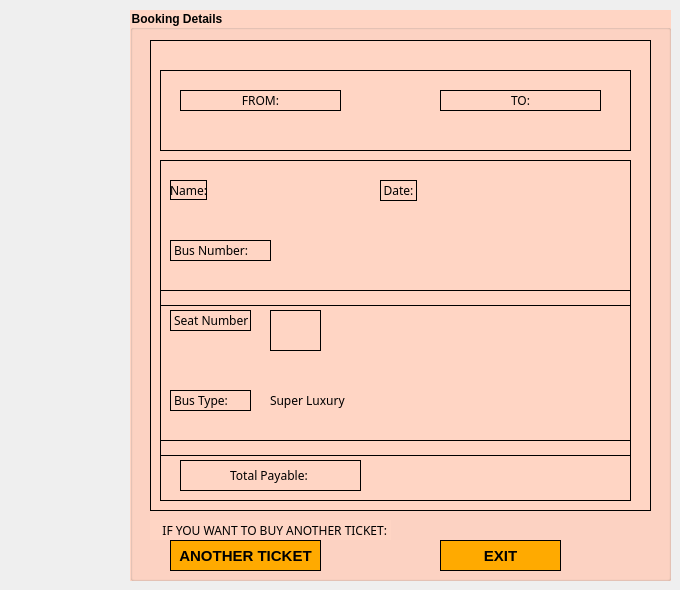
    <widget class="QWidget" name="page_7">
     <widget class="QGroupBox" name="groupBox_7">
      <property name="geometry">
       <rect>
        <x>130</x>
        <y>10</y>
        <width>541</width>
        <height>571</height>
       </rect>
      </property>
      <property name="font">
       <font>
        <bold>true</bold>
       </font>
      </property>
      <property name="styleSheet">
       <string notr="true">background-color: rgb(255, 213, 196);
color: rgb(0, 0, 0);</string>
      </property>
      <property name="title">
       <string>Booking Details</string>
      </property>
      <widget class="QGroupBox" name="groupBox_8">
       <property name="geometry">
        <rect>
         <x>20</x>
         <y>30</y>
         <width>501</width>
         <height>471</height>
        </rect>
       </property>
       <property name="styleSheet">
        <string notr="true">border: 1px solid black;</string>
       </property>
       <property name="title">
        <string/>
       </property>
       <widget class="QGroupBox" name="groupBox_13">
        <property name="geometry">
         <rect>
          <x>10</x>
          <y>30</y>
          <width>471</width>
          <height>81</height>
         </rect>
        </property>
        <property name="styleSheet">
         <string notr="true">border: 1px solid black;</string>
        </property>
        <property name="title">
         <string/>
        </property>
        <widget class="QLabel" name="fromLabel_22">
         <property name="geometry">
          <rect>
           <x>20</x>
           <y>50</y>
           <width>161</width>
           <height>21</height>
          </rect>
         </property>
         <property name="font">
          <font>
           <family>Sans Serif Collection</family>
          </font>
         </property>
         <property name="styleSheet">
          <string notr="true">border: 0px solid black;</string>
         </property>
         <property name="text">
          <string/>
         </property>
         <property name="alignment">
          <set>Qt::AlignmentFlag::AlignCenter</set>
         </property>
        </widget>
        <widget class="QLabel" name="toLabel_22">
         <property name="geometry">
          <rect>
           <x>280</x>
           <y>50</y>
           <width>161</width>
           <height>21</height>
          </rect>
         </property>
         <property name="font">
          <font>
           <family>Sans Serif Collection</family>
          </font>
         </property>
         <property name="styleSheet">
          <string notr="true">border: 0px solid black;</string>
         </property>
         <property name="text">
          <string/>
         </property>
         <property name="alignment">
          <set>Qt::AlignmentFlag::AlignCenter</set>
         </property>
        </widget>
        <widget class="QLabel" name="label_8">
         <property name="geometry">
          <rect>
           <x>20</x>
           <y>20</y>
           <width>161</width>
           <height>21</height>
          </rect>
         </property>
         <property name="font">
          <font>
           <family>Sans Serif Collection</family>
          </font>
         </property>
         <property name="text">
          <string>FROM:</string>
         </property>
         <property name="alignment">
          <set>Qt::AlignmentFlag::AlignCenter</set>
         </property>
        </widget>
        <widget class="QLabel" name="label_7">
         <property name="geometry">
          <rect>
           <x>280</x>
           <y>20</y>
           <width>161</width>
           <height>21</height>
          </rect>
         </property>
         <property name="font">
          <font>
           <family>Sans Serif Collection</family>
          </font>
         </property>
         <property name="text">
          <string>TO:</string>
         </property>
         <property name="alignment">
          <set>Qt::AlignmentFlag::AlignCenter</set>
         </property>
        </widget>
       </widget>
       <widget class="QGroupBox" name="groupBox_14">
        <property name="geometry">
         <rect>
          <x>10</x>
          <y>120</y>
          <width>471</width>
          <height>341</height>
         </rect>
        </property>
        <property name="styleSheet">
         <string notr="true">border: 1px solid black;</string>
        </property>
        <property name="title">
         <string/>
        </property>
        <widget class="Line" name="line_12">
         <property name="geometry">
          <rect>
           <x>0</x>
           <y>130</y>
           <width>471</width>
           <height>16</height>
          </rect>
         </property>
         <property name="orientation">
          <enum>Qt::Orientation::Horizontal</enum>
         </property>
        </widget>
        <widget class="Line" name="line_13">
         <property name="geometry">
          <rect>
           <x>0</x>
           <y>280</y>
           <width>471</width>
           <height>16</height>
          </rect>
         </property>
         <property name="orientation">
          <enum>Qt::Orientation::Horizontal</enum>
         </property>
        </widget>
        <widget class="QLabel" name="label_5">
         <property name="geometry">
          <rect>
           <x>10</x>
           <y>20</y>
           <width>37</width>
           <height>20</height>
          </rect>
         </property>
         <property name="font">
          <font>
           <family>Sans Serif Collection</family>
          </font>
         </property>
         <property name="text">
          <string>Name:</string>
         </property>
         <property name="alignment">
          <set>Qt::AlignmentFlag::AlignCenter</set>
         </property>
        </widget>
        <widget class="QLabel" name="nameLabel">
         <property name="geometry">
          <rect>
           <x>50</x>
           <y>20</y>
           <width>171</width>
           <height>20</height>
          </rect>
         </property>
         <property name="font">
          <font>
           <family>Sans Serif Collection</family>
          </font>
         </property>
         <property name="styleSheet">
          <string notr="true">border: 0px solid black;</string>
         </property>
         <property name="text">
          <string/>
         </property>
        </widget>
        <widget class="QLabel" name="label_9">
         <property name="geometry">
          <rect>
           <x>220</x>
           <y>20</y>
           <width>37</width>
           <height>21</height>
          </rect>
         </property>
         <property name="font">
          <font>
           <family>Sans Serif Collection</family>
          </font>
         </property>
         <property name="text">
          <string>Date:</string>
         </property>
         <property name="alignment">
          <set>Qt::AlignmentFlag::AlignCenter</set>
         </property>
        </widget>
        <widget class="QLabel" name="dateLabel_8">
         <property name="geometry">
          <rect>
           <x>270</x>
           <y>20</y>
           <width>181</width>
           <height>21</height>
          </rect>
         </property>
         <property name="font">
          <font>
           <family>Sans Serif Collection</family>
          </font>
         </property>
         <property name="styleSheet">
          <string notr="true">border: 0px solid black;</string>
         </property>
         <property name="text">
          <string/>
         </property>
        </widget>
        <widget class="QLabel" name="label_11">
         <property name="geometry">
          <rect>
           <x>10</x>
           <y>80</y>
           <width>101</width>
           <height>21</height>
          </rect>
         </property>
         <property name="font">
          <font>
           <family>Sans Serif Collection</family>
          </font>
         </property>
         <property name="text">
          <string>Bus Number:</string>
         </property>
        </widget>
        <widget class="QLabel" name="busNumber">
         <property name="geometry">
          <rect>
           <x>140</x>
           <y>80</y>
           <width>141</width>
           <height>21</height>
          </rect>
         </property>
         <property name="styleSheet">
          <string notr="true">border: 0px solid black;</string>
         </property>
         <property name="text">
          <string/>
         </property>
        </widget>
        <widget class="QPushButton" name="btnSeatNumber">
         <property name="geometry">
          <rect>
           <x>110</x>
           <y>150</y>
           <width>51</width>
           <height>41</height>
          </rect>
         </property>
         <property name="font">
          <font>
           <pointsize>11</pointsize>
           <bold>true</bold>
          </font>
         </property>
         <property name="text">
          <string/>
         </property>
        </widget>
        <widget class="QLabel" name="label_6">
         <property name="geometry">
          <rect>
           <x>10</x>
           <y>150</y>
           <width>81</width>
           <height>21</height>
          </rect>
         </property>
         <property name="font">
          <font>
           <family>Sans Serif Collection</family>
          </font>
         </property>
         <property name="text">
          <string>Seat Number</string>
         </property>
        </widget>
        <widget class="QLabel" name="label_10">
         <property name="geometry">
          <rect>
           <x>10</x>
           <y>230</y>
           <width>81</width>
           <height>21</height>
          </rect>
         </property>
         <property name="font">
          <font>
           <family>Sans Serif Collection</family>
          </font>
         </property>
         <property name="text">
          <string>Bus Type:</string>
         </property>
        </widget>
        <widget class="QLabel" name="label_17">
         <property name="geometry">
          <rect>
           <x>110</x>
           <y>230</y>
           <width>161</width>
           <height>21</height>
          </rect>
         </property>
         <property name="font">
          <font>
           <family>Sans Serif Collection</family>
          </font>
         </property>
         <property name="styleSheet">
          <string notr="true">border: 0px solid black;</string>
         </property>
         <property name="text">
          <string>Super Luxury</string>
         </property>
        </widget>
        <widget class="QLabel" name="label_18">
         <property name="geometry">
          <rect>
           <x>20</x>
           <y>300</y>
           <width>181</width>
           <height>31</height>
          </rect>
         </property>
         <property name="font">
          <font>
           <family>Sans Serif Collection</family>
          </font>
         </property>
         <property name="text">
          <string>Total Payable: </string>
         </property>
         <property name="alignment">
          <set>Qt::AlignmentFlag::AlignCenter</set>
         </property>
        </widget>
        <widget class="QLabel" name="priceLabel">
         <property name="geometry">
          <rect>
           <x>250</x>
           <y>300</y>
           <width>191</width>
           <height>31</height>
          </rect>
         </property>
         <property name="font">
          <font>
           <bold>true</bold>
          </font>
         </property>
         <property name="styleSheet">
          <string notr="true">border: 0px solid black;</string>
         </property>
         <property name="text">
          <string/>
         </property>
         <property name="alignment">
          <set>Qt::AlignmentFlag::AlignCenter</set>
         </property>
        </widget>
       </widget>
      </widget>
      <widget class="QPushButton" name="btnAnotherTicket">
       <property name="geometry">
        <rect>
         <x>40</x>
         <y>530</y>
         <width>151</width>
         <height>31</height>
        </rect>
       </property>
       <property name="font">
        <font>
         <pointsize>11</pointsize>
         <bold>true</bold>
        </font>
       </property>
       <property name="styleSheet">
        <string notr="true">border: 1px solid black;
color: rgb(0, 0, 0);
background-color: rgb(255, 170, 0);</string>
       </property>
       <property name="text">
        <string>ANOTHER TICKET</string>
       </property>
      </widget>
      <widget class="QPushButton" name="btnExit">
       <property name="geometry">
        <rect>
         <x>310</x>
         <y>530</y>
         <width>121</width>
         <height>31</height>
        </rect>
       </property>
       <property name="font">
        <font>
         <pointsize>11</pointsize>
         <bold>true</bold>
        </font>
       </property>
       <property name="styleSheet">
        <string notr="true">border: 1px solid black;
color: rgb(0, 0, 0);
background-color: rgb(255, 170, 0);</string>
       </property>
       <property name="text">
        <string>EXIT</string>
       </property>
      </widget>
      <widget class="QLabel" name="label_19">
       <property name="geometry">
        <rect>
         <x>20</x>
         <y>510</y>
         <width>241</width>
         <height>20</height>
        </rect>
       </property>
       <property name="font">
        <font>
         <family>Sans Serif Collection</family>
        </font>
       </property>
       <property name="text">
        <string>    IF YOU WANT TO BUY ANOTHER TICKET:</string>
       </property>
      </widget>
     </widget>
    </widget>
